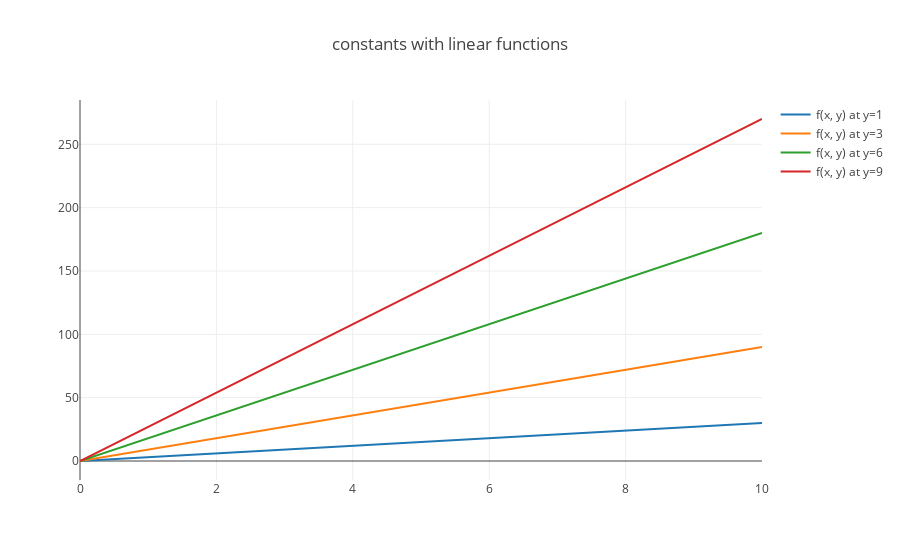

Notebook code cell kept with this figure:
### Code cell
import plotly
from plotly.graph_objs import Scatter, Layout
from plotly.offline import init_notebook_mode, iplot
from IPython.display import display, HTML

init_notebook_mode(connected=True)

fig_constants_lin_functions = {
    "data": [y_at_one_trace, y_at_three_trace, y_at_six_trace, y_at_nine_trace],
    "layout": Layout(title="constants with linear functions")
}
plotly.offline.iplot(fig_constants_lin_functions)

### Figure 1 — Plotly figure (JSON) as saved in the notebook; plotly's stock layout.template omitted (floating-point values rounded to 4 significant figures)
{"data": [{"mode": "lines", "name": "f(x, y) at y=1", "text": [], "type": "scatter", "uid": "fa45f648-db06-11e8-91b6-34159e1c7ef8", "x": [0, 1, 2, 3, 4, 5, 6, 7, 8, 9, 10], "y": [0, 3, 6, 9, 12, 15, 18, 21, 24, 27, 30]}, {"mode": "lines", "name": "f(x, y) at y=3", "text": [], "type": "scatter", "uid": "fa592e7a-db06-11e8-b7e9-34159e1c7ef8", "x": [0, 1, 2, 3, 4, 5, 6, 7, 8, 9, 10], "y": [0, 9, 18, 27, 36, 45, 54, 63, 72, 81, 90]}, {"mode": "lines", "name": "f(x, y) at y=6", "text": [], "type": "scatter", "uid": "fa593262-db06-11e8-a8ac-34159e1c7ef8", "x": [0, 1, 2, 3, 4, 5, 6, 7, 8, 9, 10], "y": [0, 18, 36, 54, 72, 90, 108, 126, 144, 162, 180]}, {"mode": "lines", "name": "f(x, y) at y=9", "text": [], "type": "scatter", "uid": "fa5934d8-db06-11e8-b122-34159e1c7ef8", "x": [0, 1, 2, 3, 4, 5, 6, 7, 8, 9, 10], "y": [0, 27, 54, 81, 108, 135, 162, 189, 216, 243, 270]}], "layout": {"title": "constants with linear functions"}}
